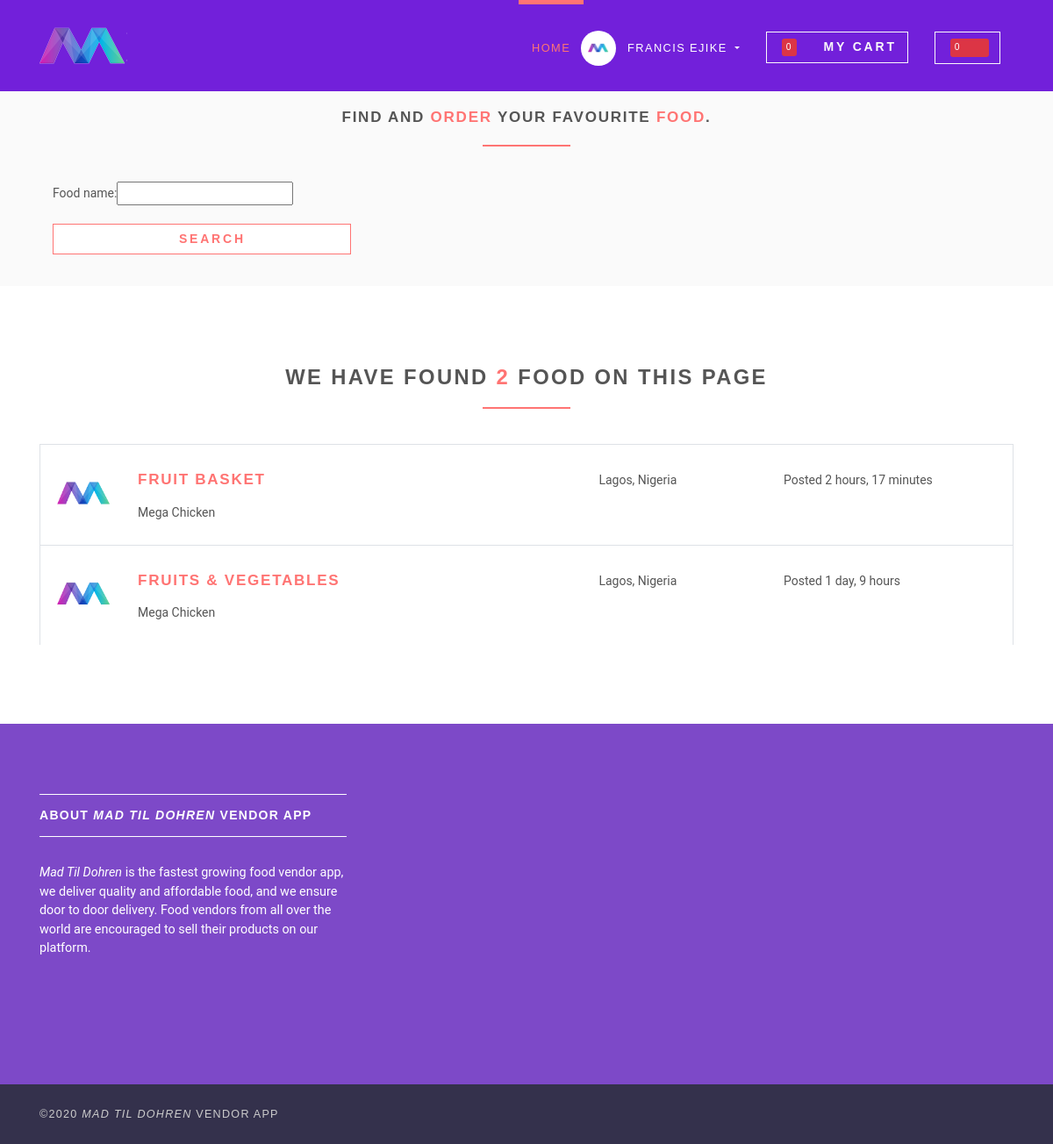
/menu-list/ (signed in), run on the app's committed database.
### accounts/models.py (models this page shows, shortened)
class User(AbstractBaseUser):
    username = None
    email = models.EmailField(verbose_name='email', max_length=60, unique=True, blank=False,
                              error_messages={
                                  'unique': "A user with that email already exists.",
                              })
    phonenumber = models.CharField(verbose_name="phone number", max_length=20, unique=True, blank=False,
                                   error_messages={
                                       'unique': "Phone number already exists.",
                                   })
    datetimecreated = models.DateTimeField(verbose_name='date joined', auto_now_add=True)
    stripe_customer_id = models.CharField(max_length=50, blank=True, null=True)
    one_click_purchasing = models.BooleanField(default=False)
    last_login = models.DateTimeField(verbose_name='last login', auto_now=True)
    is_admin = models.BooleanField(default=False)
    is_active = models.BooleanField(default=True)
    is_staff = models.BooleanField(default=False)
    is_superuser = models.BooleanField(default=False)
    is_vendor = models.BooleanField(default=False)
    is_customer = models.BooleanField(default=False)
    first_name = models.CharField(max_length=50)
    last_name = models.CharField(max_length=50, blank=True)
    USERNAME_FIELD = "email"
    REQUIRED_FIELDS = ['first_name', 'last_name']
    objects = MyAccountManager()

class Vendor(models.Model):
    user = models.OneToOneField(User, on_delete=models.CASCADE, primary_key=True)

### foodvendor/models.py (models this page shows, shortened)
class MessageStatus(models.Model):
    name = models.CharField(max_length=15)

class Menu(models.Model):
    none = 0
    Daily = 1
    Weekly = 7
    Monthly = 30
    Quarterly = 90
    SemiAnual = 180
    Yearly = 365
    Frequency_Of_Recurrence = (
        (none, "None"),
        (Daily, "Daily"),
        (Weekly, "Weekly"),
        (Monthly, "Monthly"),
        (Quarterly, "After 3 Months"),
        (SemiAnual, "After 6 Months"),
        (Yearly, "After 12 Months")
    )
    vendor = models.ForeignKey(Vendor, on_delete=models.CASCADE)
    name = models.CharField(verbose_name="food name", null=False, blank=False, max_length=100)
    description = models.TextField(verbose_name="Food Description", max_length=350, null=False, blank=False)
    price = models.FloatField(verbose_name="Price ($)", default=0.00)
    discount_price = models.FloatField(blank=True, null=True)
    image = models.ImageField(upload_to='images/', default='veggies.jpg')
    isrecurring = models.BooleanField(default=False)
    frequencyofrecurrence = models.IntegerField(choices=Frequency_Of_Recurrence)
    datetimecreated = models.DateTimeField(verbose_name='date-time-created', auto_now_add=True)

### foodvendor/views/home.py (the view)
# urls.py: path('menu-list/', MenuListView.as_view(), name='menus'),
class MenuListView(FilterView, ListView):
    model = Menu
    template_name = 'foodvendor/menus.html'
    context_object_name = 'menus'
    filterset_class = MenuFilter
    ordering = ['-datetimecreated']
    paginate_by = 5
    strict = False
    def get_context_data(self, **kwargs):
        context = super().get_context_data(**kwargs)
        context['filter'] = MenuFilter(self.request.GET, queryset=self.get_queryset())
        query = self.request.GET.copy()
        if 'page' in query:
            del query['page']
        context['queries'] = query
        return context

### foodvendor/templatetags/cart_template_tags.py (called while the page is built)
@register.filter
def cart_item_count(user):
    if user.is_authenticated:
        qs = Order.objects.filter(user=user, ordered=False)
        if qs.exists():
            return qs[0].itemsordered.count()
    return 0

@register.filter
def unread_notification(user):
    qs = Notification.objects.filter(receiver=user, messagestatus=MessageStatus.objects.get(name='message sent')).annotate(num_user=Count('sender')).count()
    return qs

### templates/foodvendor/menus.html (shortened to what this page needs)
{% extends 'base.html' %}
{% load static %}
{% load bootstrap %}
{% block content %}
    <section class="job-form-section job-form-section--compressed">
        <div class="container">
            <h4 class="heading">Find and <span class="accent">Order</span> your Favourite
                <span class="accent">Food</span>.
            </h4>
            <div class="col-sm-6 col-lg-4 form-group">
                <form method="get">
                    <fieldset class="form-group">
                        {{ filter.form|bootstrap }}
                    </fieldset>
                    <div class="form-group">
                        <button class="btn btn-outline-white-primary job-main-form__button" type="submit"><i class="fa fa-search"></i>Search</button>
                    </div>
                </form>
            </div>
        </div>
    </section>
    <section>
        <div class="container">
            <h3 class="heading">We have found <span class="accent">{{ menus.count }}</span> Food{{ menu.count|pluralize }} on this page</h3>
            {% for menu in object_list %}
                <div class="job-listing  ">
                    <div class="row">
                        <div class="col-md-12 col-lg-6">
                            <div class="row">
                                <div class="col-2">
                                    <img src="{% static 'img/company-1.png' %}"
                                         alt="Ipsioou " class="img-fluid">
                                </div>
                                <div class="col-10">
                                    <h4 class="job__title"><a
                                            href="{% url 'menu-detail' menu.id %}">{{ menu.name }}</a></h4>
                                    <p class="job__company">
                                        {{ menu.vendor.user.first_name }}
                                    </p>
                                </div>
                            </div>
                        </div>
                        <div class="col-10 col-md-3 col-lg-2 ml-auto"><i class="fa fa-map-marker job__location"></i>
                            {{ menu.vendor.user.last_name }}
                        </div>
                        <div class="col-10 col-md-3 col-lg-3 ml-auto">
                            <p>Posted {{ menu.datetimecreated|timesince }}</p>
                        </div>
                    </div>
                </div>
            {% endfor %}
        </div>
    </section>
{% endblock %}

### templates/base.html (shortened to what this page needs)
<!DOCTYPE html>
{% load static %}
{% load cart_template_tags %}
<html>
<head>
    <link rel="stylesheet" href="{% static 'vendor/bootstrap/css/bootstrap.min.css' %}">
    <link rel="stylesheet" href="{% static 'vendor/font-awesome/css/font-awesome.min.css' %}">
    <link rel="stylesheet" href="{% static 'vendor/owl.carousel/assets/owl.carousel.css' %}">
    <link rel="stylesheet" href="{% static 'vendor/owl.carousel/assets/owl.theme.default.css' %}">
    <link rel="stylesheet" href="{% static 'css/style.default.css' %}" id="theme-stylesheet">
</head>
<body>
<header class="header">
    <nav class="navbar navbar-expand-lg">
        <div class="container">
            <a href="{% url 'home' %}" class="navbar-brand">
                <img src="{% static 'img/company-1.png' %}" alt="logo" class="d-none d-lg-block">
            </a>
            <div id="navbarSupportedContent" class="collapse navbar-collapse">
                <ul class="navbar-nav ml-auto">
                    <li class="nav-item active">
                        <a href="{% url 'home' %}" class="nav-link">Home <span class="sr-only">(current)</span></a>
                    </li>
                    {% if request.user.is_authenticated and request.user.is_vendor %}
                        <li class="nav-item dropdown">
                            <a id="clientZone" href="#" data-toggle="dropdown"
                               aria-haspopup="true" aria-expanded="false"
                               class="nav-link dropdown-toggle has-img mb-3 mb-lg-0 mt-3 mt-lg-0">
                                <div class="client-menu-image">
                                    <div class="inner">
                                        <img src="{% static 'img/company-1.png' %}"
                                             alt="company image"
                                             class="img-fluid">
                                    </div>
                                </div>
                                {% if request.user.is_customer %}
                                    {{ request.user.first_name }} {{ request.user.last_name }}
                                {% else %}
                                    {{ request.user.first_name }}
                                {% endif %}
                            </a>
                            <div aria-labelledby="clientZone" class="dropdown-menu">
                                <a href="{% url 'vendor-profile-update' %}" class="dropdown-item">Edit Profile</a>
                                <a href="{% url 'vendor-dashboard' %}" class="dropdown-item">Dashboard</a>
                                <a href="{% url 'request-refund' %}" class="dropdown-item">Request Refund</a>
                                <a href="{% url 'ordered-items' %}" class="dropdown-item">My Orders</a>
                                <a href="{% url 'create-menu' %}" class="dropdown-item">Create A Menu</a>
                                <a href="{% url 'logout' %}" class="dropdown-item">Logout</a>
                            </div>
                        </li>
                        <li class="nav-item" style="color: #fff">
                                <a href="{% url 'order-summary' %}" class="btn navbar-btn btn-outline-light mb-5 mb-lg-0">
                                    <span class="badge featured-badge badge-danger"><b>{{ request.user|cart_item_count }}</b></span>
                                    <i class="fa fa-shopping-cart" aria-hidden="true"></i> My Cart
                                </a>
                        </li>
                        <li class="nav-item">
                            <a href="{% url 'notifications' %}" class="btn navbar-btn btn-outline-light mb-5 mb-lg-0">
                                <span class="badge featured-badge badge-danger">
                                        {{ request.user|unread_notification }}
                                    <i class="fa fa-bell fa-lg" aria-hidden="true"></i>
                                </span>
                            </a>
                        </li>
                    {% elif request.user.is_authenticated and request.user.is_customer %}
                        <li class="nav-item dropdown">
                            <a id="clientZone" href="#" data-toggle="dropdown"
                               aria-haspopup="true" aria-expanded="false"
                               class="nav-link dropdown-toggle has-img mb-3 mb-lg-0 mt-3 mt-lg-0">
                                <div class="client-menu-image">
                                    <div class="inner">
                                        <img src="{% static 'img/company-1.png' %}"
                                             alt="company image"
                                             class="img-fluid">
                                    </div>
                                </div>
                                {% if request.user.is_customer %}
                                    {{ request.user.first_name }} {{ request.user.last_name }}
                                {% else %}
                                    {{ request.user.first_name }}
                                {% endif %}
                            </a>
                        </li>
                        <li class="nav-item" style="color: #fff">
                            <a href="{% url 'order-summary' %}" class="btn navbar-btn btn-outline-light mb-5 mb-lg-0">
                                <span class="badge featured-badge badge-danger"><b>{{ request.user|cart_item_count }}</b></span>
                                <i class="fa fa-shopping-cart" aria-hidden="true"></i>My Cart
                            </a>
                        </li>
                        <li class="nav-item">
                            <a href="{% url 'notifications' %}" class="btn navbar-btn btn-outline-light mb-5 mb-lg-0">
                                <span class="badge featured-badge badge-danger">
                                        {{ request.user|unread_notification }}
                                    <i class="fa fa-bell fa-lg" aria-hidden="true"></i>
                                </span>
                            </a>
                        </li>
                    {% endif %}
                </ul>
            </div>
        </div>
    </nav>
</header>
<div>
    {% block content %} {% endblock %}
</div>
<footer class="footer">
    <div class="footer__block">
        <div class="container">
            <div class="row">
                <div class="col-lg-4 col-md-12 mb-5">
                    <h4 class="h5">About <i>Mad Til Dohren</i> Vendor App</h4>
                    <p> <i>Mad Til Dohren</i> is the fastest growing food vendor app, we deliver quality and affordable food, and
                    we ensure door to door delivery. Food vendors from all over the world are encouraged to sell their products
                    on our platform.
                    </p>
                </div>
            </div>
        </div>
    </div>
    <div class="footer__copyright">
        <div class="container">
            <div class="row">
                <div class="col-md-6 text-md-left text-center">
                    <p>&copy;2020 <i>Mad Til Dohren</i> Vendor App</p>
                </div>
            </div>
        </div>
    </div>
</footer>
</body>
</html>

### data on the page
User: user.first_name "FRANCIS", user.last_name "EJIKE", user|cart_item_count "0"
MessageStatus: user|unread_notification "0"
Menu: name "FRUIT BASKET", vendor.user.first_name "Mega Chicken", vendor.user.last_name "Lagos, Nigeria", datetimecreated "2 hours, 17 minutes"
Menu: name "FRUITS & VEGETABLES", vendor.user.first_name "Mega Chicken", vendor.user.last_name "Lagos, Nigeria", datetimecreated "1 day, 9 hours"

### other printed values
{{ menus.count }} "2"
